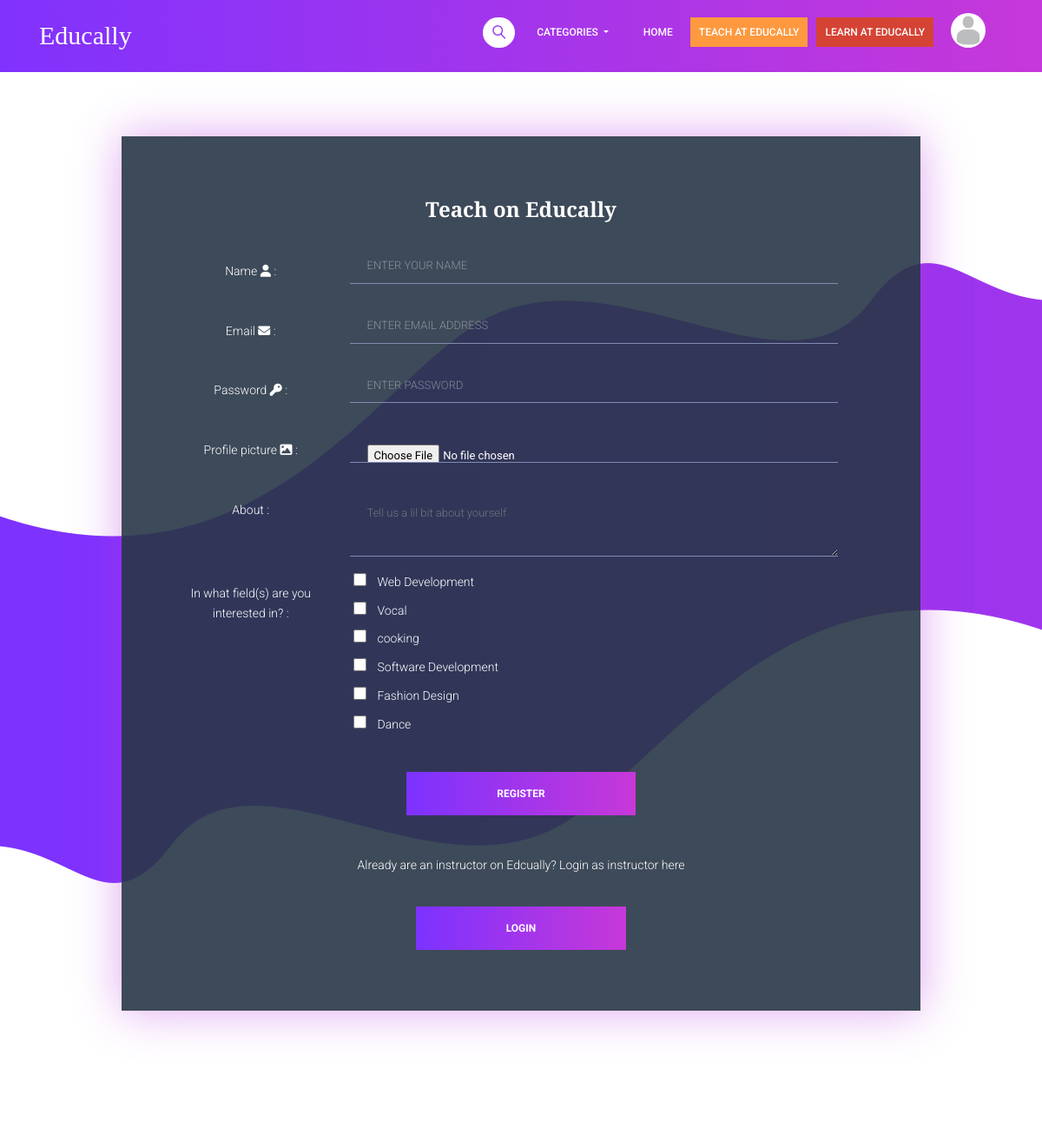
Screenshot of /InstructorRegister.php with the database file from the repository.
### tables this page shows
CREATE TABLE `categories` (
  `CategoryID` int(11) NOT NULL,
  `CategoryName` varchar(255) NOT NULL
);

### InstructorRegister.php (the view, shortened to what this page needs)
<?php
include('header_reg.php');
?>
<!DOCTYPE html>
<html lang="en">
<head>
</head>
<body>
    <section class="registration-area">
        <div class="container">
            <div class="row justify-content-center">
                <div class=" col-lg-10 col-md-12">
                    <div class="course-form-section">
                        <h3 class="text-white">Teach on Educally</h3>
                        <form class="course-form-area contact-page-form course-form" id="myForm" action="" method="post" enctype="multipart/form-data">
                            <div class=" col-sm-12 col-md-12 col-lg-12" style="color:white; ">
                                <div class=" row form-group col-md-12">
                                    <div class="col-md-3" style="padding-top: 15px;padding-bottom:15px ;">
                                        Name <i class="fas fa-user"> </i>  :
                                    </div>
                                    <div class="col-md-9">
                                        <input type="text" class="form-control" id="name" name="name" placeholder="Enter your name" onfocus="this.placeholder = ''" onblur="this.placeholder = 'Name'">
                                    </div>
                                </div>
                                <div class="row form-group col-md-12">
                                    <div class="col-md-3" style="padding-top: 15px;padding-bottom:15px ;">
                                        Email <i class="fas fa-envelope"></i> :
                                    </div>
                                    <div class="col-md-9">
                                        <input type="email" class="form-control" id="email" name="email" placeholder="Enter Email Address" onfocus="this.placeholder = ''" onblur="this.placeholder = 'Email Address'">
                                    </div>
                                </div>
                                <div class="row form-group col-md-12">
                                    <div class="col-md-3" style="padding-top: 15px;padding-bottom:15px ;">
                                        Password <i class="fas fa-key"></i> :
                                    </div>
                                    <div class="col-md-9">
                                        <input type="password" class="form-control" id="password" name="password" placeholder="Enter Password" onfocus="this.placeholder = ''" onblur="this.placeholder = 'Password'">
                                    </div>
                                </div>
                                <div class="row form-group col-md-12">
                                    <div class="col-md-3" style="padding-top: 15px;padding-bottom:15px ;">
                                        Profile picture <i class="fas fa-image"></i> :
                                    </div>
                                    <div class="col-md-9">
                                        <input type="file" class="form-control" name="userimg" placeholder="" onfocus="this.placeholder = ''" onblur="this.placeholder = ''">
                                    </div>
                                </div>
                                <div class="row form-group col-md-12">
                                    <div class="col-md-3" style="padding-top: 15px;padding-bottom:15px ;">
                                        About :
                                    </div>
                                    <div class="col-md-9">
                                        <textarea  class="common-textarea form-control" name="about" placeholder="Tell us a lil bit about yourself" onfocus="this.placeholder = ''" onblur="this.placeholder = ''"></textarea>
                                    </div>
                                </div>
                                <div class="row form-group col-md-12">
                                    <div class="col-md-3" style="padding-top: 15px;padding-bottom:15px ;">
                                        In what field(s) are you interested in? :
                                    </div>
                                    <div class="col-md-9" style="text-align:left;">
                                        <?php
                                        $cselect="SELECT * from categories";
                                        $cstmt=$conn->prepare($cselect);
                                        $cstmt->execute();
                                        $ccount = $cstmt->rowCount();
                                        for ($i = 0; $i < $ccount; $i++) {
                                            $cfetch = $cstmt->fetch(PDO::FETCH_BOTH);
                                            $cname = $cfetch['CategoryName'];
                                            echo "<input style='width:15px; height:15px; ' type='checkbox' name='category[]' value='$cname'>";
                                            echo "<label style='padding-left:10px' >$cname</label>";
                                          }
                                        ?>
                                    </div>
                                </div>
                                <div class="col-lg-12 text-center">
                                    <button class="btn text-uppercase" name="btnsubmit">Register</button> <br><br><br>
                                    <p>Already are an instructor on Edcually? Login as instructor here</p>
                                    <button class="btn text-uppercase" ><a href="InstructorLogin.php" style="color:white ;"> Login</a></button>
                                </div>
                            </div>
                        </form>
                    </div>
                </div>
            </div>
        </div>
    </section>
</body>
</html>

### rows the page displays
categories: CategoryName "Web Development"
categories: CategoryName "Vocal"
categories: CategoryName "cooking"
categories: CategoryName "Software Development"
categories: CategoryName "Fashion Design"
categories: CategoryName "Dance"
